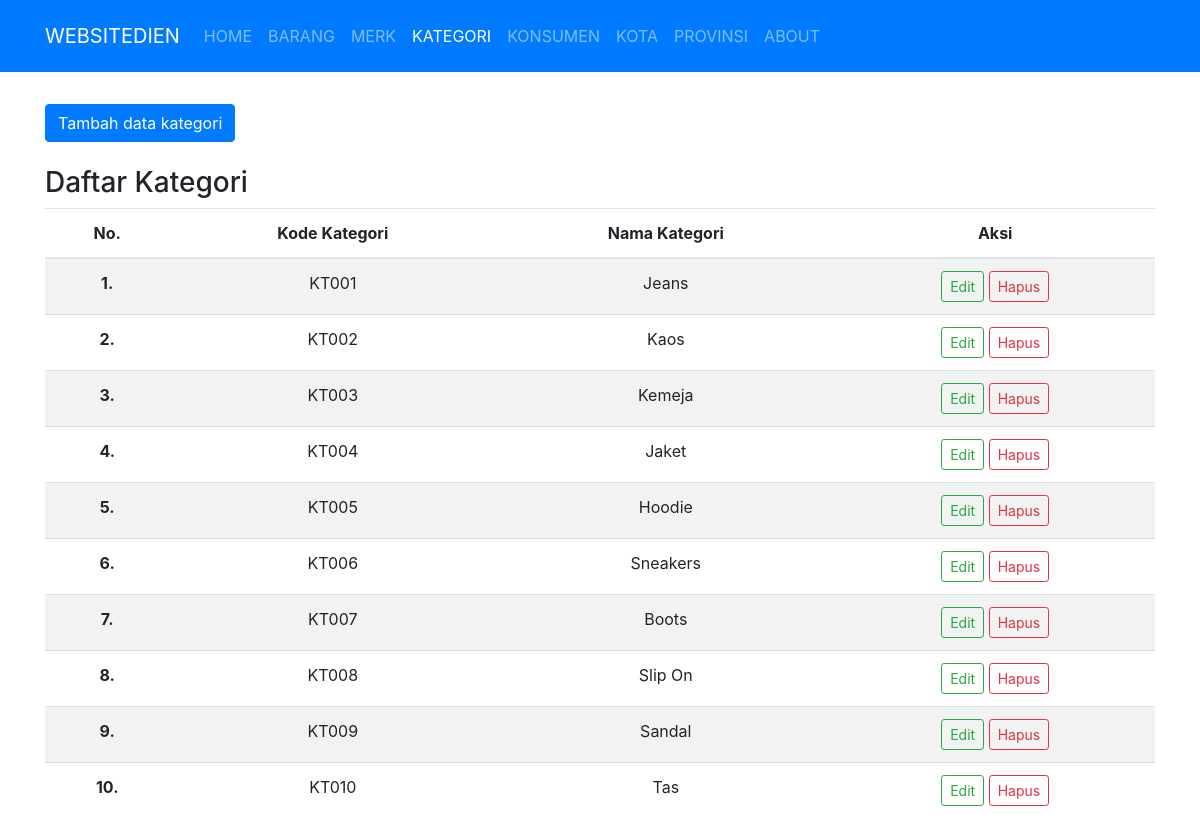
The app's page /public/kategori with its own data.
### tables this page shows
CREATE TABLE `kategori` (
  `kd_kat` varchar(5) NOT NULL,
  `nama_kat` varchar(10) NOT NULL
);

### app/core/Controller.php (called while the page is built, shortened)
<?php
class Controller
{
    public function view($view, $data = [])
    {
        require_once '../app/views/' . $view . '.php';
    }
    public function model($model)
    {
        return new $model;
    }
}

### app/controllers/Kategori.php (called while the page is built, shortened)
<?php
class Kategori extends Controller
{
    public function index()
    {
        $data['judul'] = 'Kategori';
        $data['kategori'] = $this->model('Kategori_model')->getAllKategori();
        $this->view('kategori/index', $data);
    }
}

### app/core/App.php (called while the page is built, shortened)
<?php
class App
{
    protected $method = 'index';
    protected $params = [];
    public function __construct()
    {
        $this->controller = new $this->controller;
        call_user_func_array([$this->controller, $this->method], $this->params);
    }
}

### public/index.php (called while the page is built, shortened)
<?php
$app = new App;

### app/core/Database.php (called while the page is built, shortened)
<?php
class Database
{
    private $host = DB_HOST;
    private $user = DB_USER;
    private $pass = DB_PASS;
    private $db_name = DB_NAME;
    private $dbh;
    private $stmt;
    public function __construct()
    {
        $dsn = 'mysql:host=' . $this->host . ';dbname=' . $this->db_name;
        $option = [
            PDO::ATTR_PERSISTENT => true,
            PDO::ATTR_ERRMODE => PDO::ERRMODE_EXCEPTION
        ];
        try {
            $this->dbh = new PDO($dsn, $this->user, $this->pass, $option);
        } catch (PDOException $err) {
            die($err->getMessage());
        }
    }
    public function query($query)
    {
        $this->stmt = $this->dbh->prepare($query);
    }
    public function execute()
    {
        $this->stmt->execute();
    }
    public function resultSet()
    {
        $this->execute();
        return $this->stmt->fetchAll(PDO::FETCH_ASSOC);
    }
}

### app/models/Kategori_model.php (called while the page is built, shortened)
<?php
class Kategori_model
{
    private $table = 'kategori';
    private $db;
    public function __construct()
    {
        $this->db = new Database;
    }
    public function getAllKategori()
    {
        $this->db->query('SELECT * FROM ' . $this->table);
        return $this->db->resultSet();
    }
}

### app/views/kategori/index.php (the view, shortened to what this page needs)
<div class="container mt-3">
    <div class="row mt-3">
        <div class="col-lg-12">
            <button type="button" class="btn btn-primary mb-4 tambahDataKategori" data-toggle="modal" data-target="#formModal">
                Tambah data kategori
            </button>
            <h3>Daftar Kategori</h3>
            <table class="table table-striped">
                <thead>
                    <tr>
                        <th scope="col">No.</th>
                        <th scope="col">Kode Kategori</th>
                        <th scope="col">Nama Kategori</th>
                        <th scope="col">Aksi</th>
                    </tr>
                </thead>
                <tbody>
                    <?php
                    $i = 0;
                    foreach ($data['kategori'] as $kat) :
                        ?>
                        <tr>
                            <th scope="row"><?= $i + 1 ?>.</th>
                            <td><?= $kat['kd_kat']; ?></td>
                            <td><?= $kat['nama_kat']; ?></td>
                            <td>
                                <a href="<?= BASEURL; ?>/kategori/edit/<?= $kat['kd_kat']; ?>" class="btn btn-outline-success btn-sm editDataKategori" data-toggle="modal" data-target="#formModal" data-id="<?= $kat['kd_kat'] ?>">Edit</a>
                                <a href="<?= BASEURL; ?>/kategori/hapus/<?= $kat['kd_kat']; ?>" class="btn btn-outline-danger btn-sm" onclick="return confirm('Yakin akan dihapus ?');">Hapus</a>
                            </td>
                        </tr>
                        <?php
                        $i++;
                    endforeach;
                    ?>
                </tbody>
            </table>
        </div>
    </div>
</div>

### public/css/dien.css (style rules this page uses)
th, td, a { text-align: center; }

### records on screen
kategori: kd_kat "KT001", nama_kat "Jeans"
kategori: kd_kat "KT002", nama_kat "Kaos"
kategori: kd_kat "KT003", nama_kat "Kemeja"
kategori: kd_kat "KT004", nama_kat "Jaket"
kategori: kd_kat "KT005", nama_kat "Hoodie"
kategori: kd_kat "KT006", nama_kat "Sneakers"
kategori: kd_kat "KT007", nama_kat "Boots"
kategori: kd_kat "KT008", nama_kat "Slip On"
kategori: kd_kat "KT009", nama_kat "Sandal"
kategori: kd_kat "KT010", nama_kat "Tas"
